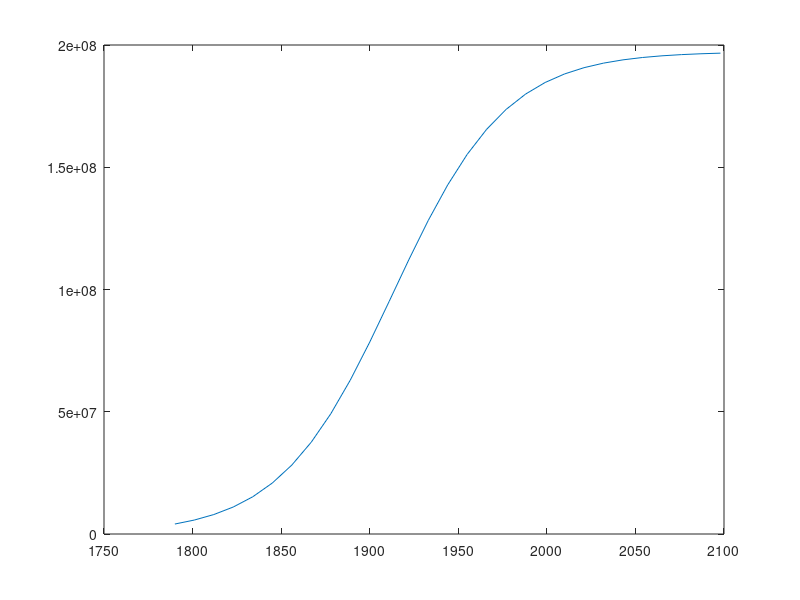

Write the MATLAB code that produced this figure.
t=1790:11:2100;  #date  from 1790 to 2100
y=(197273000)./(1+exp(-0.0313*(t-1913.25)));
title("Population growth in the United States");
xlabel("years");
ylabel("Population");
plot(t,y);
# calculate population of United state in 2050
t=2050;
z=(197273000)./(1+exp(-0.0313*(t-1913.25)));
disp("population will in 2050 of United States: ");
disp(ceil(z));
